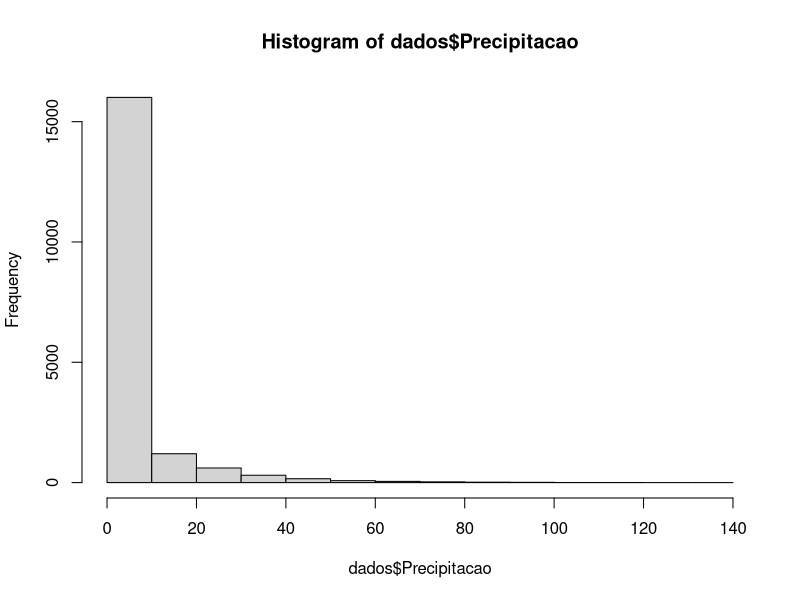
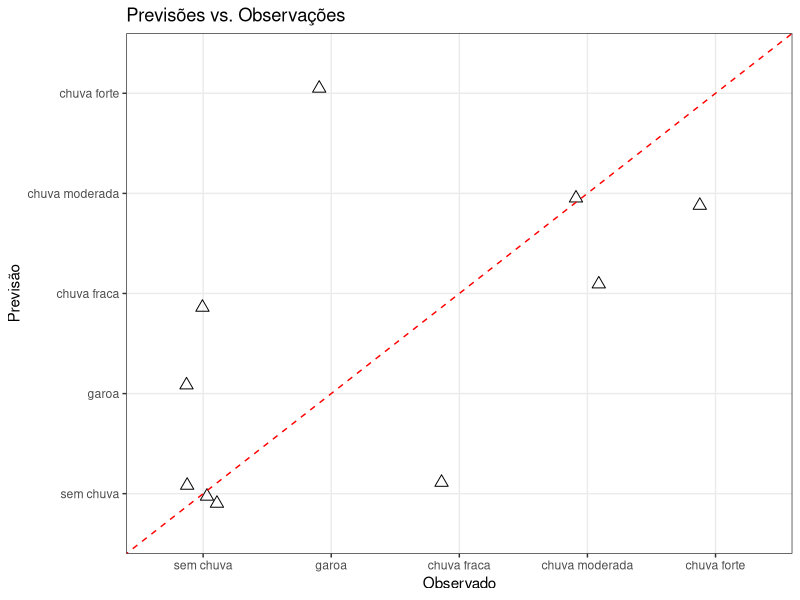

Source code (R) for these figures, in order:
## ---- chunk 1
#| echo: false

# Load libraries
library(ggplot2)
library(stringr)
library(dplyr)
library(tibble)
library(tidyr)

# Set seed
set.seed(12345)

## ---- chunk 2

# Importing data
dados <-
    read.delim("dados.txt",
        header = TRUE,
        sep    = ";"
    ) |>
    select(-X) |>
    filter(!is.na(Precipitacao))

# Summary statistics
dados$Precipitacao |> summary()
## ---- chunk 3

# Discretization of the variable
quantiles <- quantile(dados$Precipitacao,
    probs = seq(0.7, 0.9, length.out = 3)
)

breaks <- c(-Inf, 0.001, quantiles, Inf)

state_labels <- factor(
    c(
        "sem chuva",
        "garoa",
        "chuva fraca",
        "chuva moderada",
        "chuva forte"
    ),
    levels = c(
        "sem chuva",
        "garoa",
        "chuva fraca",
        "chuva moderada",
        "chuva forte"
    )
)

# Discretization
dados <-
    dados |>
    # Discretization
    mutate(rain_status = cut(Precipitacao,
        breaks = breaks,
        labels = state_labels
    ))

hist(dados$Precipitacao)

## ---- chunk 4
dados_teste <- tail(dados, 10)
dados_treinamento <- dados[1:(nrow(dados) - 10), ]
## ---- chunk 5
# Creating the lagged variable
transicoes_chuva <-
    dados_treinamento |>
    # Lag variable
    mutate(rain_status_lag = lag(rain_status)) |>
    # Exclude the last state
    filter(!is.na(rain_status_lag)) |>
    # Count the transitions
    count(rain_status, rain_status_lag) |>
    # Calculates the estimator
    mutate(
        Prop = round(n / sum(n), digits = 3),
        .by = rain_status
    )


## ---- chunk 6
# Transition matrix
matriz_transicao <-
    transicoes_chuva |>
    select(-n) |>
    pivot_wider(
        names_from = rain_status_lag,
        values_from = Prop
    ) |>
    column_to_rownames("rain_status") |>
    as.matrix()

ultimo_estado <- dados_treinamento |>
    tail(1) |>
    pull(rain_status)


## ---- chunk 7
simula_cadeia_markov <- function(n = 10,
                                 valor_inicial,
                                 matriz_transicao,
                                 estados) {
    P <- matriz_transicao
    y <- valor_inicial

    # Simulation of the stochastic process
    for (i in 1:n) {
        # Sample of the next state
        y[i + 1] <- sample(estados, size = 1, prob = P[y[i], ])
    }

    return(y[-1])
}
# Excecution of the function
previsoes <- simula_cadeia_markov(
    valor_inicial = ultimo_estado,
    matriz_transicao = matriz_transicao,
    estados = state_labels,
    n = 10
)
## ---- chunk 8
comparacao <-
    data.frame(
        observado = dados_teste$rain_status,
        previsao = previsoes
    )

# Imprime a tabela
comparacao

# Constroi o gráfico
comparacao |>
    ggplot(aes(x = observado, y = previsao)) +
    geom_jitter(
        size = 3, shape = 2,
        width = 0.15, height = 0.15
    ) +
    geom_abline(
        intercept = 0,
        slope = 1,
        color = "red",
        linetype = "dashed"
    ) +
    theme_bw() +
    labs(
        x = "Observado",
        y = "Previsão",
        title = "Previsões vs. Observações"
    )
